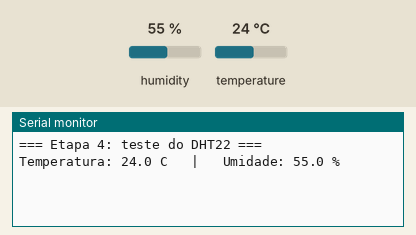
Simulated run of this sketch. Board: Arduino Uno, built with avr-gcc and run on an emulated ATmega328P. On the bench: the last lines printed to the serial monitor. The test bench sets the inputs (shaded band); at power-on: humidity 55 %, temperature 24 °C.

Above: at 4.2 s.
4.3 s: humidity set to 22 %
At 6.5 s:
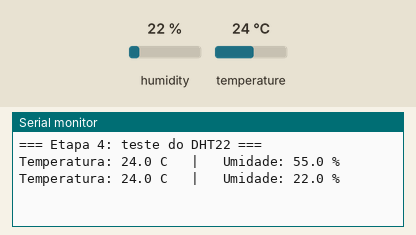
7.5 s: temperature set to 12 °C
At 8.6 s:
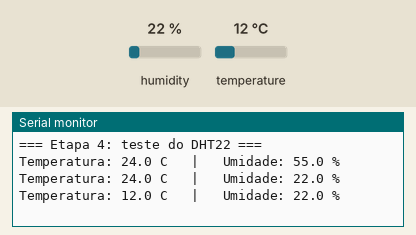
10.7 s: humidity set to 40 %
At 14.1 s:
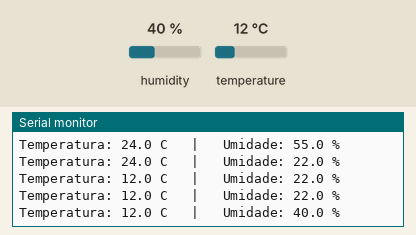
Timing chart, 0 to 15.6 s (numbered marks = the images above; inputs shaded):
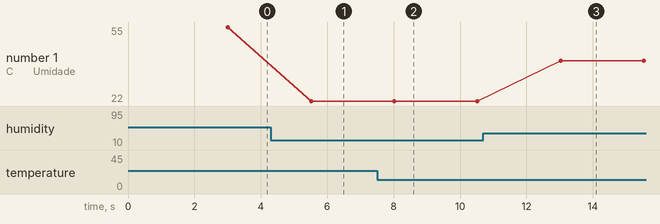

The sketch:

etapa04_dht22.ino
```cpp
// Etapa 4: teste do DHT22 (temperatura e umidade)
// Ligacao: perna 1 -> 3V3 | perna 2 -> GPIO4 (+ resistor 4,7k ate 3V3) | perna 3 -> nada | perna 4 -> GND
// Biblioteca: "DHT sensor library" (Adafruit) + "Adafruit Unified Sensor"

#include <DHT.h>

const int PINO_DHT = 4;
DHT dht(PINO_DHT, DHT22);

void setup() {
  Serial.begin(115200);
  delay(1000);
  Serial.println();
  Serial.println("=== Etapa 4: teste do DHT22 ===");
  dht.begin();
  delay(2000);  // o DHT22 precisa de ~2 s apos ligar
}

void loop() {
  float umidade = dht.readHumidity();
  float temperatura = dht.readTemperature();  // em graus Celsius

  if (isnan(umidade) || isnan(temperatura)) {
    Serial.println("ERRO: falha ao ler o DHT22 (confira as ligacoes e o resistor)");
  } else {
    Serial.print("Temperatura: ");
    Serial.print(temperatura, 1);
    Serial.print(" C   |   Umidade: ");
    Serial.print(umidade, 1);
    Serial.println(" %");
  }

  delay(2500);  // o DHT22 so aceita uma leitura a cada 2 s
}
```

Measured:
- after the input at 4.3 s, the serial monitor: prints a new line after 1.2 s (image 1)
- after the input at 7.5 s, the serial monitor: prints a new line after 0.52 s (image 2)
- after the input at 10.7 s, the serial monitor: prints a new line after 2.3 s (image 3)
- plotted number 1: 55 → 22 after the input at 4.3 s, 22 → 40 after the input at 10.7 s
